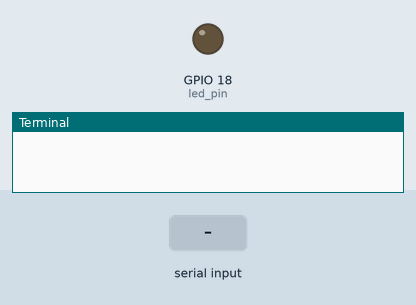
A program run on a simulated Raspberry Pi (BCM pin numbers). On the bench: output pins drawn as LEDs (lit = HIGH), the last lines printed to the terminal. The inputs (shaded band) are chosen by the test bench.

Above: at 1.2 s.
1.3 s: "5" typed at the terminal, then Enter
At 2.5 s:
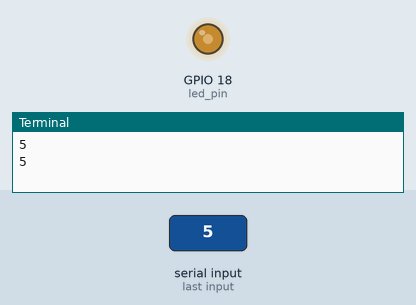
2.8 s: "t" typed at the terminal, then Enter
At 3.8 s:
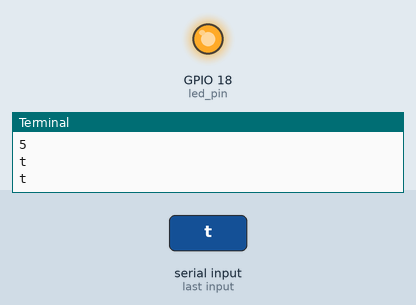
Timing chart, 0 to 5.8 s (numbered marks = the images above; inputs shaded):
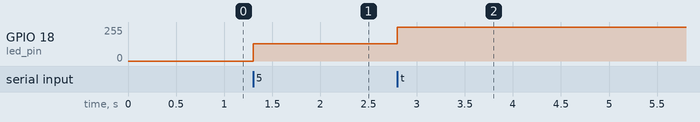

The program:

solve2.py
```python
import RPi.GPIO as GPIO

led_pin = 18

GPIO.setmode(GPIO.BCM)
GPIO.setup(led_pin, GPIO.OUT)

pwm = GPIO.PWM(led_pin, 100)
pwm.start(0.0)

try:
  while True:
    userInput = input()
    print(userInput)
    if userInput == "0":
      pwm.ChangeDutyCycle(0)
    if userInput == "5":
      pwm.ChangeDutyCycle(50.0)
    if userInput == "t" or userInput == "T":
      pwm.ChangeDutyCycle(100.0)

except KeyboardInterrupt:
  pass

pwm.stop()
GPIO.cleanup()
```

Measured:
- after the input at 1.3 s, GPIO 18 (led_pin): 0/255 → 128/255 at once
- after the input at 2.8 s, GPIO 18 (led_pin): 128/255 → 255/255 at once
